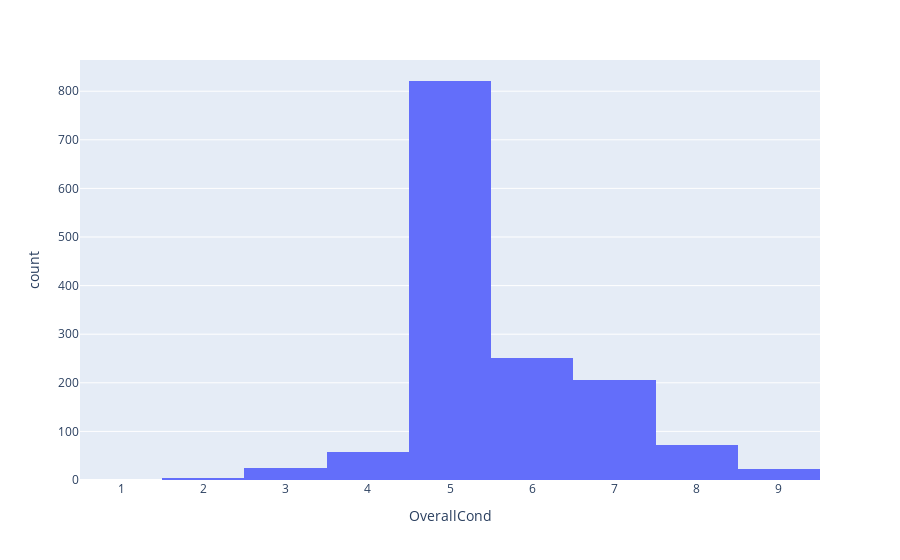

This figure's notebook cell:
### Code cell
px.histogram(df, x='OverallCond')

### Figure 1 — Plotly figure (JSON) as saved in the notebook; plotly's stock layout.template omitted (floating-point values rounded to 4 significant figures; data arrays with more than 128 entries replaced by an {"elided": "..."} marker saying what was removed)
{"data": [{"alignmentgroup": "True", "bingroup": "x", "hovertemplate": "OverallCond=%{x}<br>count=%{y}<extra></extra>", "legendgroup": "", "marker": {"color": "#636efa", "pattern": {"shape": ""}}, "name": "", "offsetgroup": "", "orientation": "v", "showlegend": false, "type": "histogram", "x": {"elided": "1460 int values"}, "xaxis": "x", "yaxis": "y"}], "layout": {"autosize": true, "barmode": "relative", "legend": {"tracegroupgap": 0}, "margin": {"t": 60}, "xaxis": {"anchor": "y", "autorange": true, "domain": [0, 1], "range": [0.5, 9.5], "title": {"text": "OverallCond"}, "type": "linear"}, "yaxis": {"anchor": "x", "autorange": true, "domain": [0, 1], "range": [0, 864.2], "title": {"text": "count"}}}}
